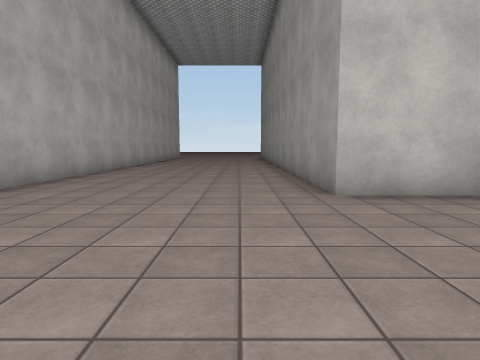
view 1 (above)

17 first-person views from a walk through a Unity game level. The camera is 1.3 m above the floor, tilts 6° down and sees 75° across. The floor is counted in squares, 2 m on a side. Each view is taken from the middle of a square. On the plan, view 1 faces up. The plan holds only what a view shows up to about 10 squares ahead; the rest is blank. The place goes on beyond the plan. The player character is not drawn. Surface patterns are stand-ins for the level's own textures.

view 2
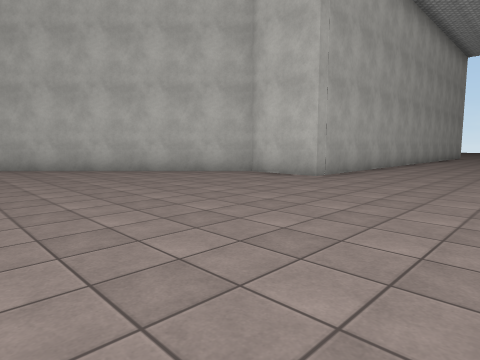

view 3
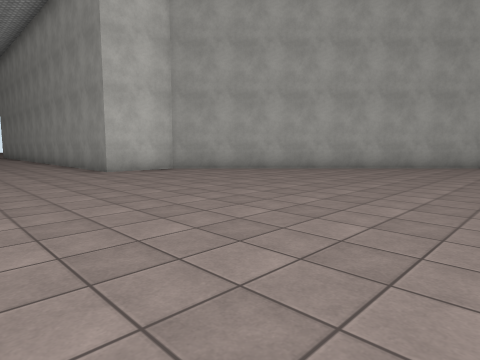

view 4
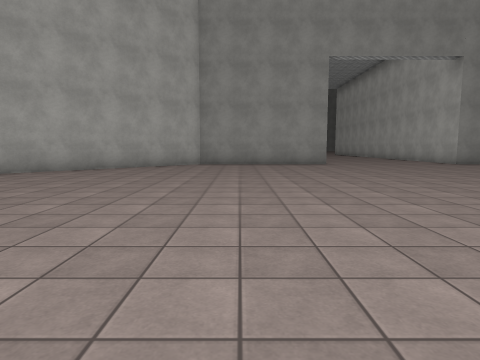

view 5
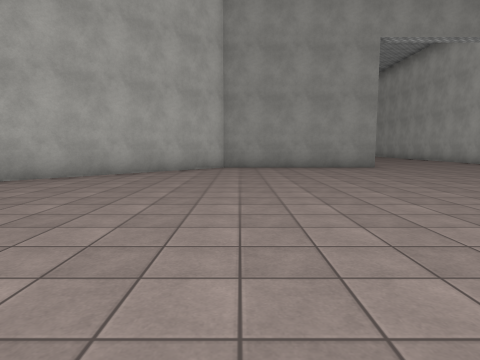

view 6
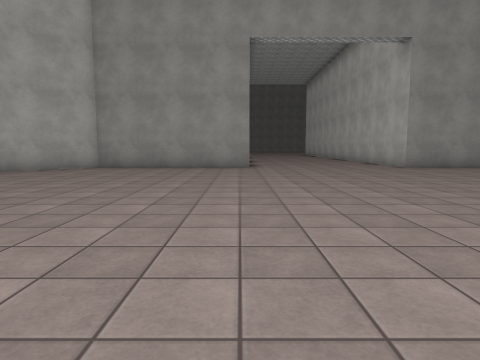

view 7
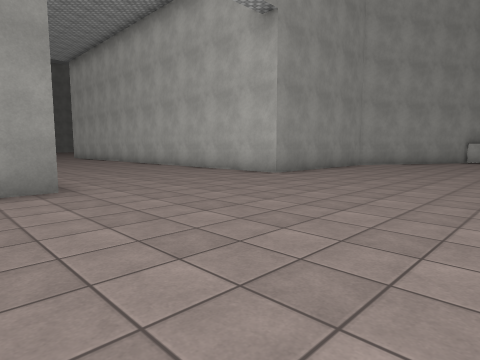

view 8
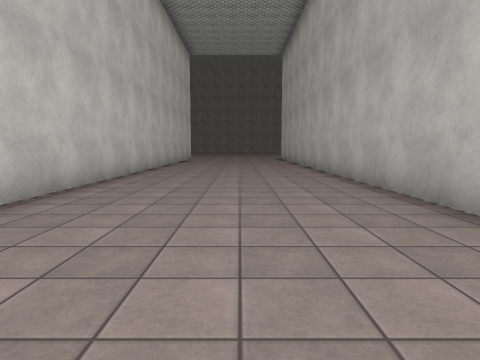

view 9
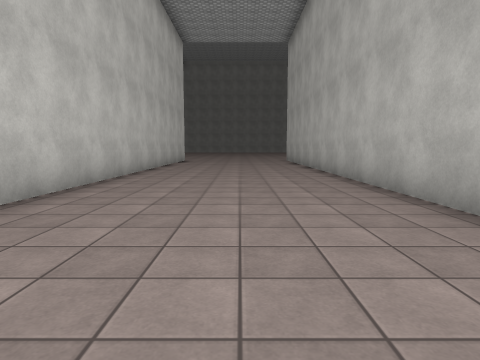

view 10
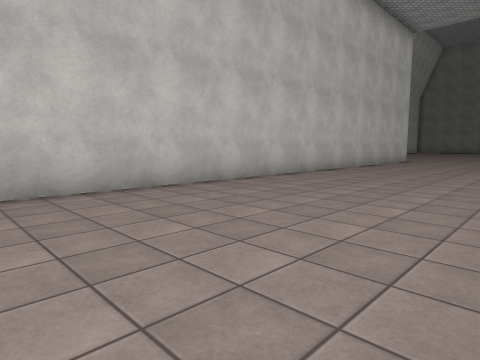

view 11
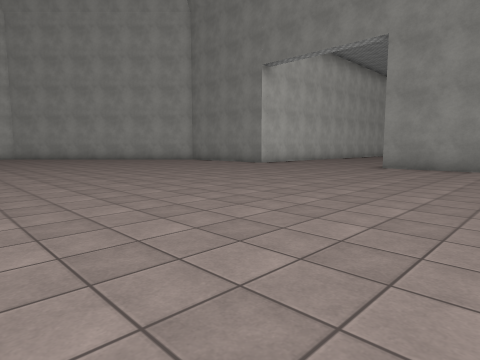

view 12
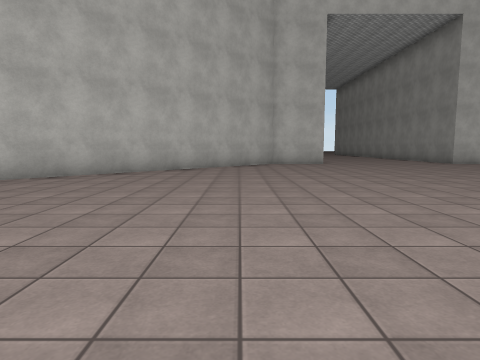

view 13
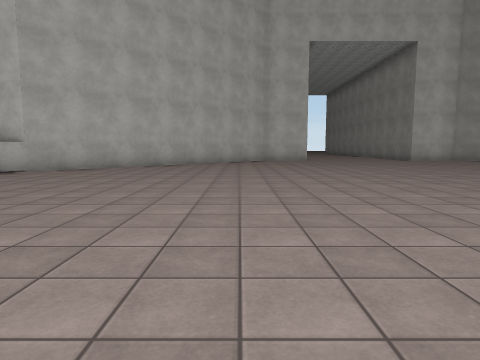

view 14
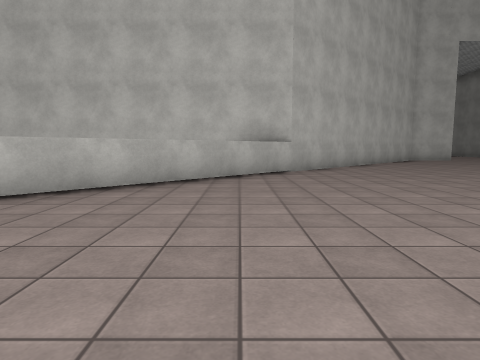

view 15
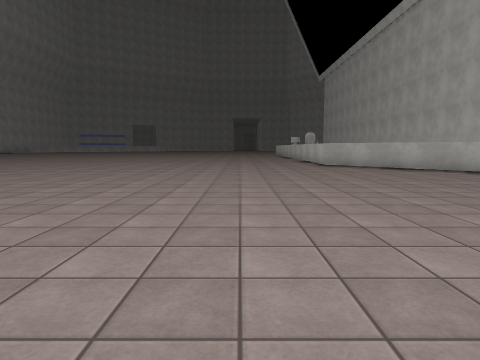

view 16
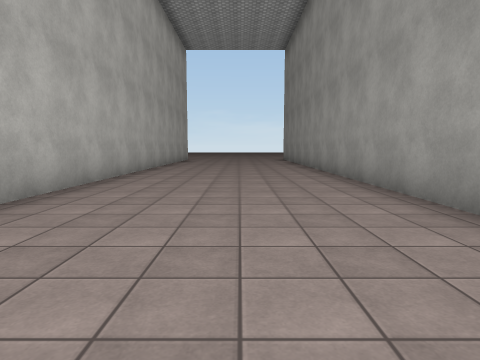

view 17
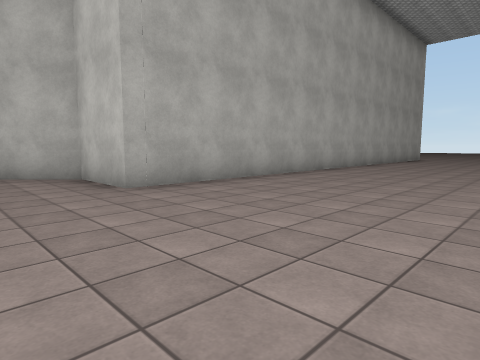

### Floor plan
Points are (right, up) in squares from view 1. A wall is a line through its corners. A room is listed if a view was taken in it or the views show most of it. See-through windows are left out.
Room 1 (views 1, 2, 3, 4, 5, 6, 7, 8, 9, 10, 11, 12, 13, 14, 15, 16, 17)
walls: (10, -7.4) (10, -2.5) (3.3, 4.2) (1.3, 4.2) (1.3, 11.5); (-12.6, -2.7) (-16, -2.7); (10, -15.2) (10, -12.3) (20.1, -12.3); (-3.7, 11.5) (-3.7, 4.2) (-5.7, 4.2) (-17.1, -7.1); (20.1, -7.3) (10.5, -7.3)

Positions as (right, up) in squares from view 1, and headings:
1: (0, 0), facing up
2: (0, -2), facing up-left
3: (-2, -4), facing up-right
4: (-2, -4), facing right
5: (0, -3), facing right
6: (0, -7), facing right
7: (5, -6), facing down-right
8: (8, -10), facing right
9: (10, -10), facing right
10: (10, -12), facing up-right
11: (0, -16), facing up-right
12: (-7, -8), facing up
13: (-7, -11), facing up
14: (-14, -11), facing up
15: (-7, -11), facing left
16: (-1, 3), facing up
17: (1, 2), facing up-left
